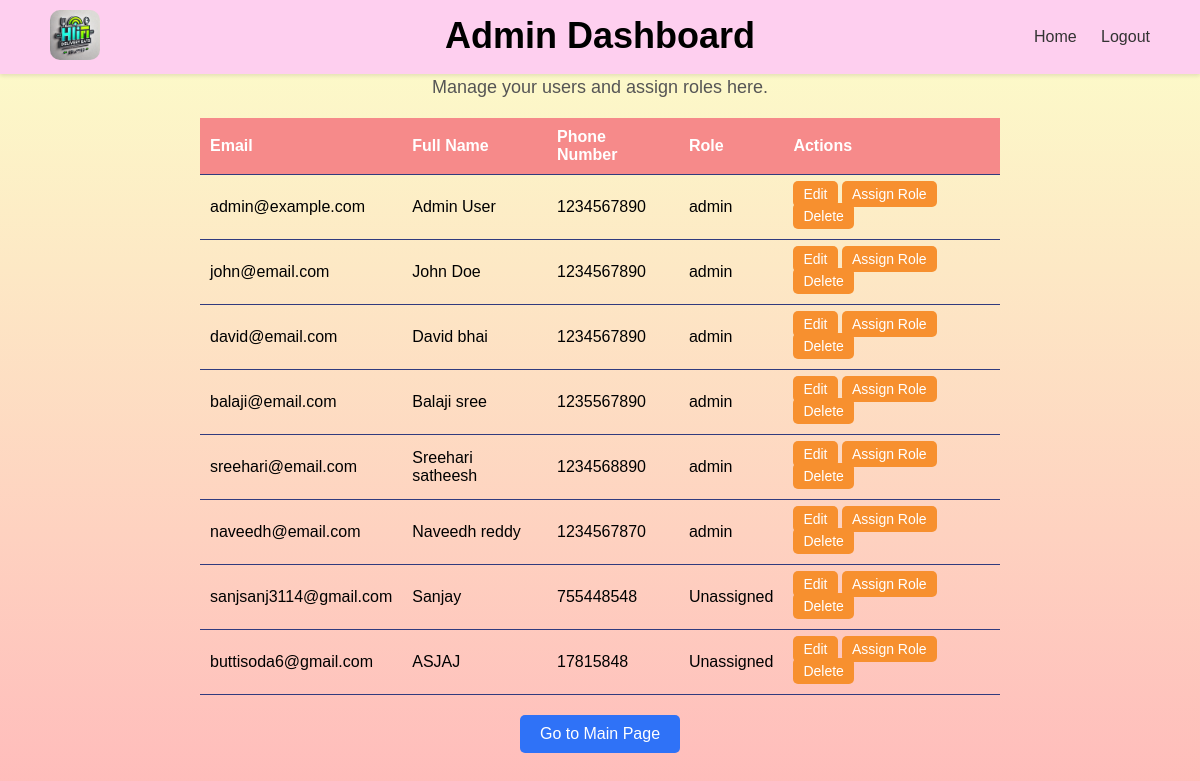
The page /admin/dashboard (signed in) on the database its author committed.
### tables this page shows
CREATE TABLE users (
        user_id INTEGER PRIMARY KEY AUTOINCREMENT,
        email TEXT UNIQUE NOT NULL,
        password_hash TEXT NOT NULL,
        full_name TEXT,
        phone_number TEXT,
        created_at TIMESTAMP DEFAULT CURRENT_TIMESTAMP,
        updated_at TIMESTAMP DEFAULT CURRENT_TIMESTAMP,
        last_login TIMESTAMP,
        is_active BOOLEAN DEFAULT TRUE,
        is_admin INTEGER DEFAULT 0,
        is_delivery_boy INTEGER DEFAULT 0,
        role_id INTEGER,
        FOREIGN KEY(role_id) REFERENCES roles(role_id)
    );

CREATE TABLE roles (
        role_id INTEGER PRIMARY KEY AUTOINCREMENT,
        role_name TEXT NOT NULL UNIQUE,
        role_description TEXT,
        created_at TIMESTAMP DEFAULT CURRENT_TIMESTAMP
    );

### app.py (the view)
@app.route('/admin/dashboard')
def admin_dashboard():
    if not is_admin():
        flash('Access denied. Admins only.', 'error')
        return redirect(url_for('signin'))
    conn = get_db()
    cursor = conn.cursor()
    cursor.execute('''
        SELECT Users.user_id, Users.email, Users.full_name, Users.phone_number, roles.role_name
        FROM Users
        LEFT JOIN roles ON Users.role_id = roles.role_id
    ''')
    users = cursor.fetchall()
    conn.close()
    return render_template('admin_dashboard.html', users=users)

### app.py (called while the page is built)
def is_admin():
    user_email = session.get('user')
    if not user_email:
        print("No user in session")
        return False
    conn = get_db()
    cursor = conn.cursor()
    cursor.execute('SELECT is_admin FROM Users WHERE email = ?', (user_email,))
    user = cursor.fetchone()
    conn.close()
    if user:
        print(f"User {user_email} is {'an admin' if user['is_admin'] == 1 else 'not an admin'}")
    return user and user['is_admin'] == 1

@app.teardown_appcontext
def close_connection(exception):
    db = getattr(g, '_database', None)
    if db is not None:
        db.close()

def get_db():
    conn = sqlite3.connect('existing_database.db')
    conn.row_factory = sqlite3.Row
    return conn

### templates/admin_dashboard.html (shortened to what this page needs)
<!DOCTYPE html>
<html lang="en">
<head>
    <link rel="stylesheet" href="{{ url_for('static', filename='css/admin_dashboard.css') }}">
</head>
<body>
    <div class="navbar">
        <div class="logo">
            <img src="{{ url_for('static', filename='images/hifilogo.png') }}" alt="HiFi Delivery Eats Logo">
        </div>
        <div class="nav-links">
            <a href="{{ url_for('index') }}">Home</a>
            <a href="{{ url_for('logout') }}">Logout</a>
        </div>
    </div>
    <div class="container">
        <h1>Admin Dashboard</h1>
        <p>Manage your users and assign roles here.</p>
        <table>
            <thead>
                <tr>
                    <th>Email</th>
                    <th>Full Name</th>
                    <th>Phone Number</th>
                    <th>Role</th>
                    <th>Actions</th>
                </tr>
            </thead>
            <tbody>
                {% for user in users %}
                <tr>
                    <td>{{ user['email'] }}</td>
                    <td>{{ user['full_name'] }}</td>
                    <td>{{ user['phone_number'] }}</td>
                    <td>{{ user['role_name'] or 'Unassigned' }}</td>
                    <td>
                        <a href="{{ url_for('edit_user', user_id=user['user_id']) }}" class="btn-small">Edit</a>
                        <a href="{{ url_for('assign_role', user_id=user['user_id']) }}" class="btn-small">Assign Role</a>
                        <form method="POST" action="{{ url_for('delete_user', user_id=user['user_id']) }}" style="display:inline;">
                            <button type="submit" class="btn-small">Delete</button>
                        </form>
                    </td>
                </tr>
                {% endfor %}
            </tbody>
        </table>
        <a href="{{ url_for('restaurant_dashboard') }}" class="btn" style="margin-top: 20px; display: block;">Go to Main Page</a>
    </div>
</body>
</html>

### static/css/admin_dashboard.css (style rules this page uses)
* { margin: 0; padding: 0; box-sizing: border-box; font-family: Arial, sans-serif; }
body, html { width: 100%; height: 100%; background: linear-gradient(to top, #ffbbbb, #fcffca); }
.navbar { display: flex; justify-content: space-between; align-items: center; background-color: #fecfef; padding: 10px 50px; box-shadow: 0 2px 4px rgba(0, 0, 0, 0.1); }
.logo img { width: 50px; height: 50px; border-radius: 10px; }
.nav-links a { text-decoration: none; color: #333; margin-left: 20px; font-size: 16px; transition: color 0.3s; }
.container { display: flex; flex-direction: column; align-items: center; justify-content: center; height: 80vh; }
h1 { font-size: 36px; margin-bottom: 20px; }
p { font-size: 18px; color: #555; }
.btn { background-color: #2f72f7; color: white; padding: 10px 20px; text-decoration: none; border: none; border-radius: 5px; font-size: 16px; cursor: pointer; transition: background 0.3s ease; margin-bottom: 20px; }
.btn-small { background-color: #f7902f; color: white; padding: 5px 10px; text-decoration: none; border: none; border-radius: 5px; font-size: 14px; cursor: pointer; transition: background 0.3s ease; }
table { width: 100%; max-width: 800px; border-collapse: collapse; margin-top: 20px; }
th, td { padding: 10px; text-align: left; border-bottom: 1px solid #313b7e; }
th { background-color: #f68a8a; color: white; }

### rows shown on the page
users: email "admin@example.com", full_name "Admin User", phone_number "1234567890", role_name "admin"
users: email "john@email.com", full_name "John Doe", phone_number "1234567890", role_name "admin"
users: email "david@email.com", full_name "David bhai", phone_number "1234567890", role_name "admin"
users: email "balaji@email.com", full_name "Balaji sree", phone_number "1235567890", role_name "admin"
users: email "sreehari@email.com", full_name "Sreehari satheesh", phone_number "1234568890", role_name "admin"
users: email "naveedh@email.com", full_name "Naveedh reddy", phone_number "1234567870", role_name "admin"
users: email "sanjsanj3114@gmail.com", full_name "Sanjay", phone_number "755448548", user "Unassigned"
users: email "buttisoda6@gmail.com", full_name "ASJAJ", phone_number "17815848", user "Unassigned"
